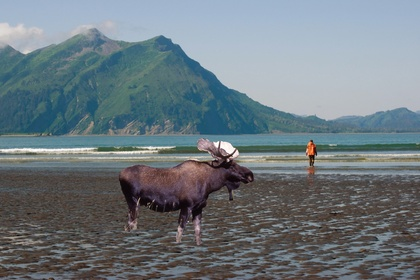
%> input picture Img_1.jpg, 420 x 280 px, shrunk from 1271 x 847 before the run
$ octave --eval "result = analyze('Img_1.jpg');"   (GNU Octave 9; MATLAB toolbox functions it lacks are replaced by stand-ins)
%> lines starting %> are read from the running program, lines starting %| are printed output that depends on the picture
%> in analyze, im is the input picture: size 280x420x3 uint8; mean R, G, B 110, 121.1, 127.4
### NoiseMap.m
function [ Map ] = NoiseMap(im ,BlockSize)
%> called with BlockSize = 8
    YCbCr = double(rgb2ycbcr(im));
%> YCbCr: size 280x420x3 double; mean of channels 1, 2, 3 117.8, 132.4, 122.7
    Y = YCbCr(:,:,1);
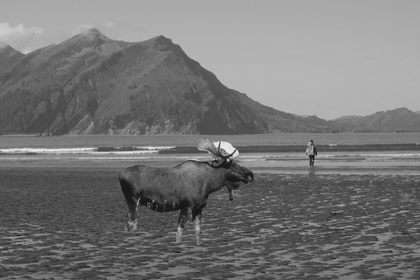
%> Y: size 280x420 double; min 19, max 235, mean 117.8
    % cA is approximate component
    % cH is horizontal detail component
    % cV is vertical detail component
    % cD is diagonal detail component
    [cA1,cH,cV,cD] = dwt2(Y,'db8');
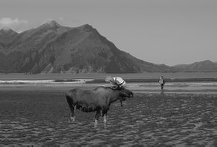
%> cA1: size 147x217 double; min 16.1, max 559.2, mean 239.2; drawn with min black and max white
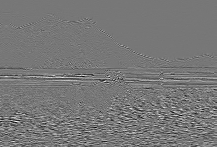
%> cH: size 147x217 double; min -80.02, max 90.62, mean 0.1; drawn with min black and max white
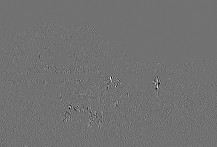
%> cV: size 147x217 double; min -74.98, max 92.74, mean 0; drawn with min black and max white
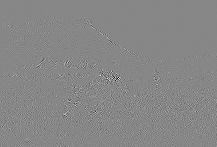
%> cD: size 147x217 double; min -54.42, max 48.4, mean 0; drawn with min black and max white

    cD = cD(1:floor(size(cD,1)/BlockSize)*BlockSize,1:floor(size(cD,2)/BlockSize)*BlockSize);
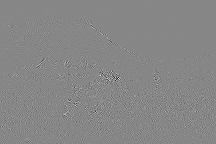
%> cD: size 144x216 double; min -54.42, max 48.4, mean 0; drawn with min black and max white
    Block = zeros(floor(size(cD,1)/BlockSize),floor(size(cD,2)/BlockSize),BlockSize.^2);

    for ii = 1:BlockSize:size(cD,1)-1
        for jj = 1:BlockSize:size(cD,2)-1
            blockElements = cD(ii:ii+BlockSize-1,jj:jj+BlockSize-1);
            Block((ii-1)/BlockSize+1,(jj-1)/BlockSize+1,:) = reshape(blockElements,[1 1 numel(blockElements)]);
        end
    end

    Map = median(abs(Block),3)./0.6745;
end

### analyze.m
function OutputMap = analyze( imPath )
    % Define the block size
    BlockSize=8;
    % Converted to 3-channel uint8 images.
    % im = CleanUpImage(imPath);
    im = imread(imPath);
    OutputMap = NoiseMap(im, BlockSize);
end

$ run again, on Img_2.jpg
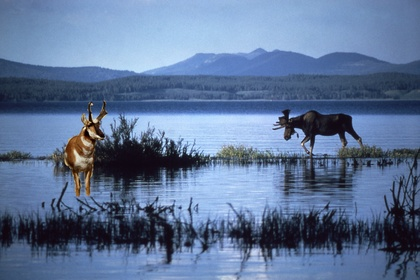
%> input picture Img_2.jpg, 420 x 280 px, shrunk from 3391 x 2258 before the run
%> in analyze, im is the input picture: size 280x420x3 uint8; mean R, G, B 94.6, 116.5, 151.3
%> YCbCr: size 280x420x3 double; mean of channels 1, 2, 3 113.8, 146.5, 115.9
%> in NoiseMap, `[cA1,cH,cV,cD] = dwt2(Y,'db8');`:
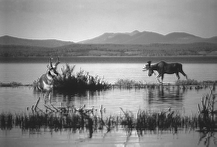
%> cA1: size 147x217 double; min -8.9, max 440.7, mean 229.1; drawn with min black and max white
%> in NoiseMap, `cD = cD(1:floor(size(cD,1)/BlockSize)*BlockSize,1:floor(size(cD,2)/Blo..`:
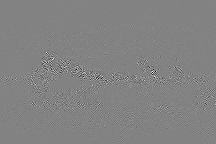
%> cD: size 144x216 double; min -44.3, max 42.01, mean 0; drawn with min black and max white

$ run again, on Img_3.jpg
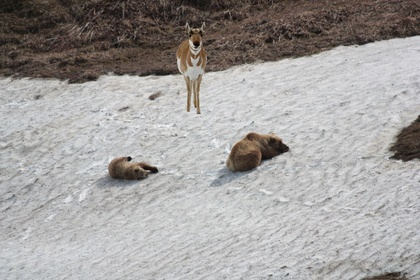
%> input picture Img_3.jpg, 420 x 280 px, shrunk from 5069 x 3379 before the run
%> in analyze, im is the input picture: size 280x420x3 uint8; mean R, G, B 161.7, 158.7, 157
%> YCbCr: size 280x420x3 double; mean of channels 1, 2, 3 152.9, 126.8, 129.4
%> in NoiseMap, `[cA1,cH,cV,cD] = dwt2(Y,'db8');`:
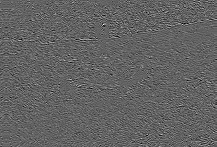
%> cH: size 147x217 double; min -51.48, max 81.37, mean 0; drawn with min black and max white
%> in NoiseMap, `cD = cD(1:floor(size(cD,1)/BlockSize)*BlockSize,1:floor(size(cD,2)/Blo..`:
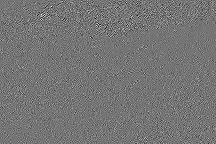
%> cD: size 144x216 double; min -32.55, max 38.19, mean 0; drawn with min black and max white

$ run again, on Img_4.jpg
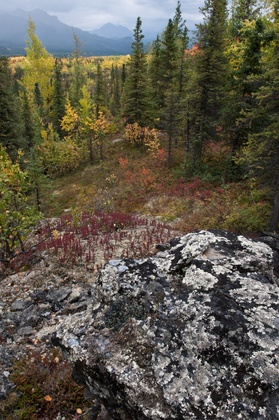
%> input picture Img_4.jpg, 279 x 420 px, shrunk from 1648 x 2482 before the run
%> in analyze, im is the input picture: size 420x279x3 uint8; mean R, G, B 93.7, 88.6, 75.3
%> YCbCr: size 420x279x3 double; mean of channels 1, 2, 3 92.1, 121.4, 131.2
%> in NoiseMap, `[cA1,cH,cV,cD] = dwt2(Y,'db8');`:
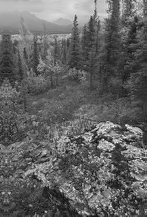
%> cA1: size 217x147 double; min -6.08, max 492.5, mean 187.9; drawn with min black and max white
%> in NoiseMap, `cD = cD(1:floor(size(cD,1)/BlockSize)*BlockSize,1:floor(size(cD,2)/Blo..`:
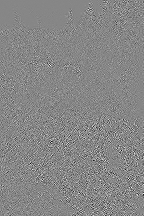
%> cD: size 216x144 double; min -68.77, max 61.39, mean 0; drawn with min black and max white
